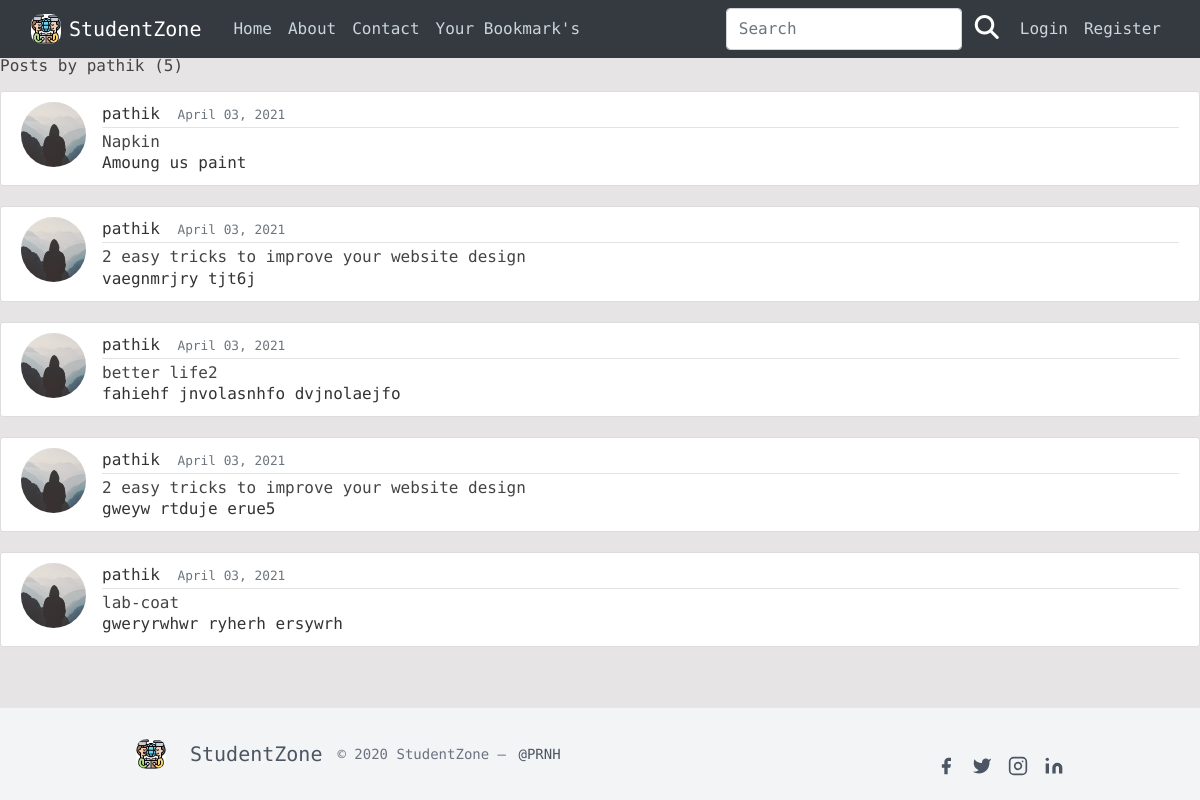
The page /user/pathik on the database as committed earlier.
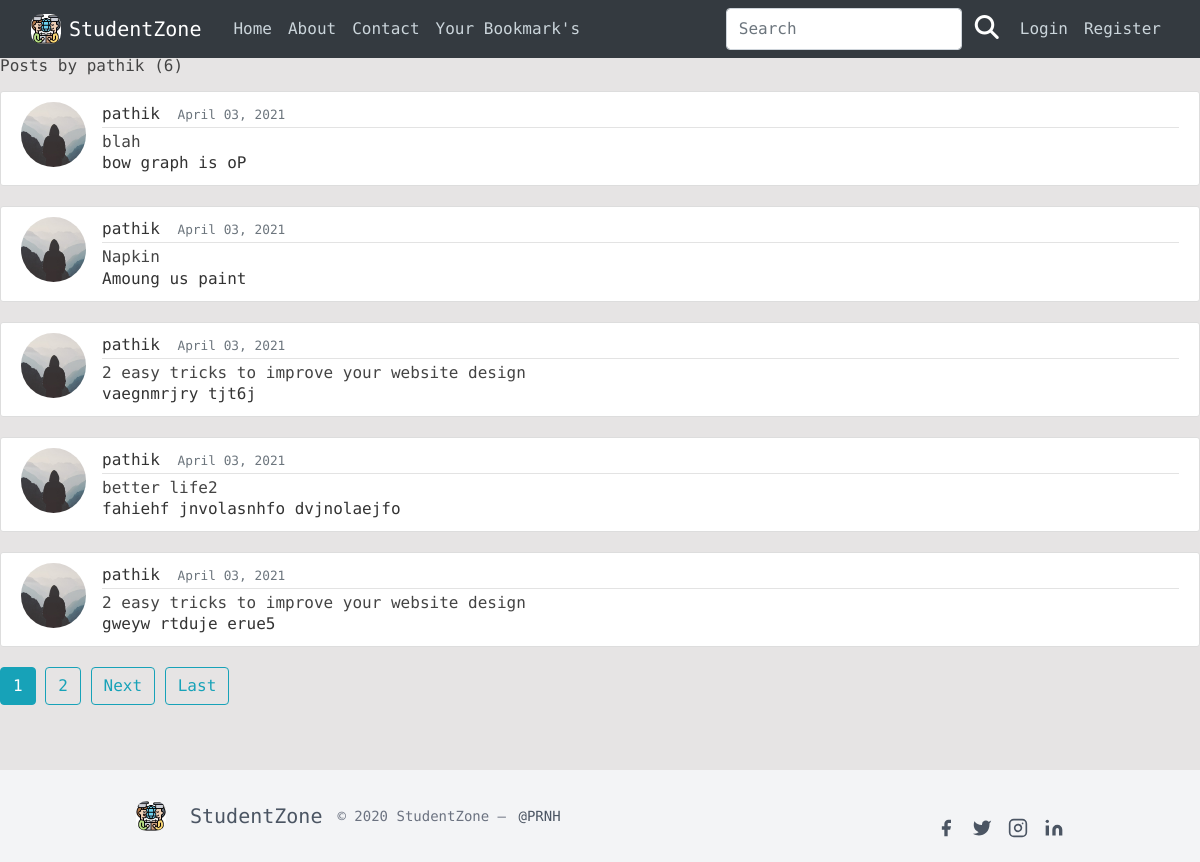
The same page on the database as committed later.
### blog/models.py (models this page shows, shortened)
class Post(models.Model):
    title = models.CharField(max_length=100)
    prod_img = models.ImageField(
        default='default_thumbnail.png', upload_to='Product_images')
    price = models.DecimalField(
        max_digits=10, decimal_places=2, null=False, default=0.00)
    content = models.TextField()
    date_posted = models.DateTimeField(default=timezone.now)
    author = models.ForeignKey(User, on_delete=models.CASCADE)
    category = models.CharField(
        max_length=30, choices=Category_choices, default='Miscellenous')
    bookmark = models.ManyToManyField(User, related_name='bookmark')

### users/models.py (models this page shows, shortened)
class Profile(models.Model):
    user = models.OneToOneField(User, on_delete=models.CASCADE)
    image = models.ImageField(default='default.jpg', upload_to='profile_pics')

### blog/views.py (the view)
# urls.py: path('user/<str:username>', UserPostListView.as_view(), name='user-posts'),
class UserPostListView(ListView):
    model = Post
    template_name = 'blog/user_posts.html'  # <app>/<model>_<viewtype>.html
    context_object_name = 'posts'
    paginate_by = 5
    def get_queryset(self):
        user = get_object_or_404(User, username=self.kwargs.get('username'))
        return Post.objects.filter(author=user).order_by('-date_posted')

### blog/templates/blog/user_posts.html (shortened to what this page needs)
{% extends "blog/base.html" %}
{% block content %}
    <h1 class="mb-3">Posts by {{ view.kwargs.username }} ({{ page_obj.paginator.count }})</h1>
    {% for post in posts %}
        <article class="media content-section">
          <img class="rounded-circle article-img" src="{{ post.author.profile.image.url }}">
          <div class="media-body">
            <div class="article-metadata">
              <a class="mr-2" href="{% url 'user-posts' post.author.username %}">{{ post.author }}</a>
              <small class="text-muted">{{ post.date_posted|date:"F d, Y" }}</small>
            </div>
            <h2><a class="article-title" href="{% url 'post-detail' post.id %}">{{ post.title }}</a></h2>
            <p class="article-content">{{ post.content }}</p>
          </div>
        </article>
    {% endfor %}
    {% if is_paginated %}
      {% for num in page_obj.paginator.page_range %}
        {% if page_obj.number == num %}
          <a class="btn btn-info mb-4" href="?page={{ num }}">{{ num }}</a>
        {% elif num > page_obj.number|add:'-3' and num < page_obj.number|add:'3' %}
          <a class="btn btn-outline-info mb-4" href="?page={{ num }}">{{ num }}</a>
        {% endif %}
      {% endfor %}
      {% if page_obj.has_next %}
        <a class="btn btn-outline-info mb-4" href="?page={{ page_obj.next_page_number }}">Next</a>
        <a class="btn btn-outline-info mb-4" href="?page={{ page_obj.paginator.num_pages }}">Last</a>
      {% endif %}
    {% endif %}
{% endblock content %}

Rows that differ between the two databases and show on the page:
no longer on this page (row unchanged): Post: author.profile.image (placeholder picture), author "pathik", date_posted "April 03, 2021", title "lab-coat", content "gweryrwhwr ryherh ersywrh"
added Post: author.profile.image (placeholder picture), author "pathik", date_posted "April 03, 2021", title "blah", content "bow graph is oP"
Other text that changed with them:
{{ page_obj.paginator.count }}: "5" → "6"
new list line: "1"
new list line: "2"
text now shown: "Next Last"
